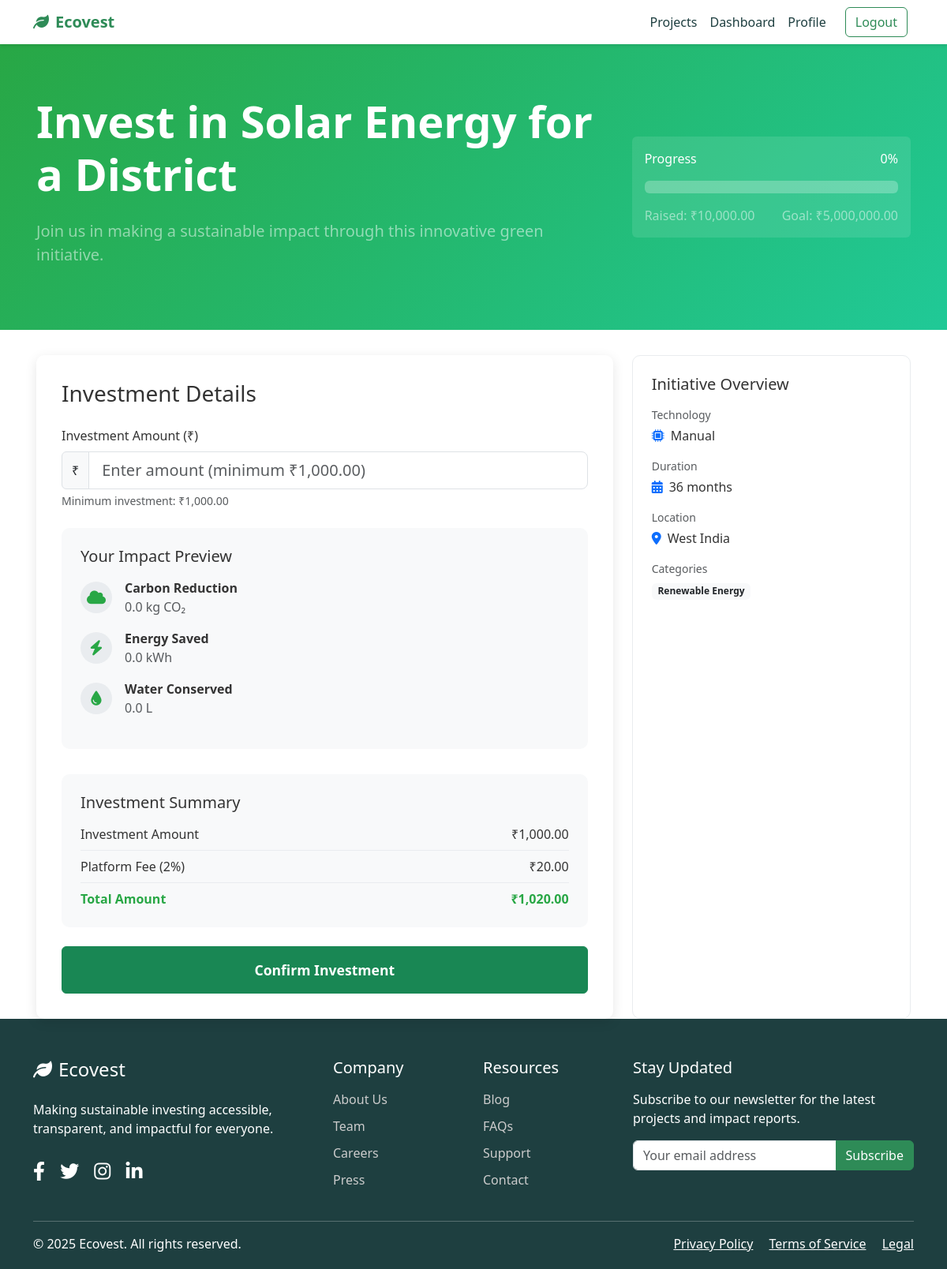
/investments/invest/38/ (signed in), run on an earlier commit of the app's database.
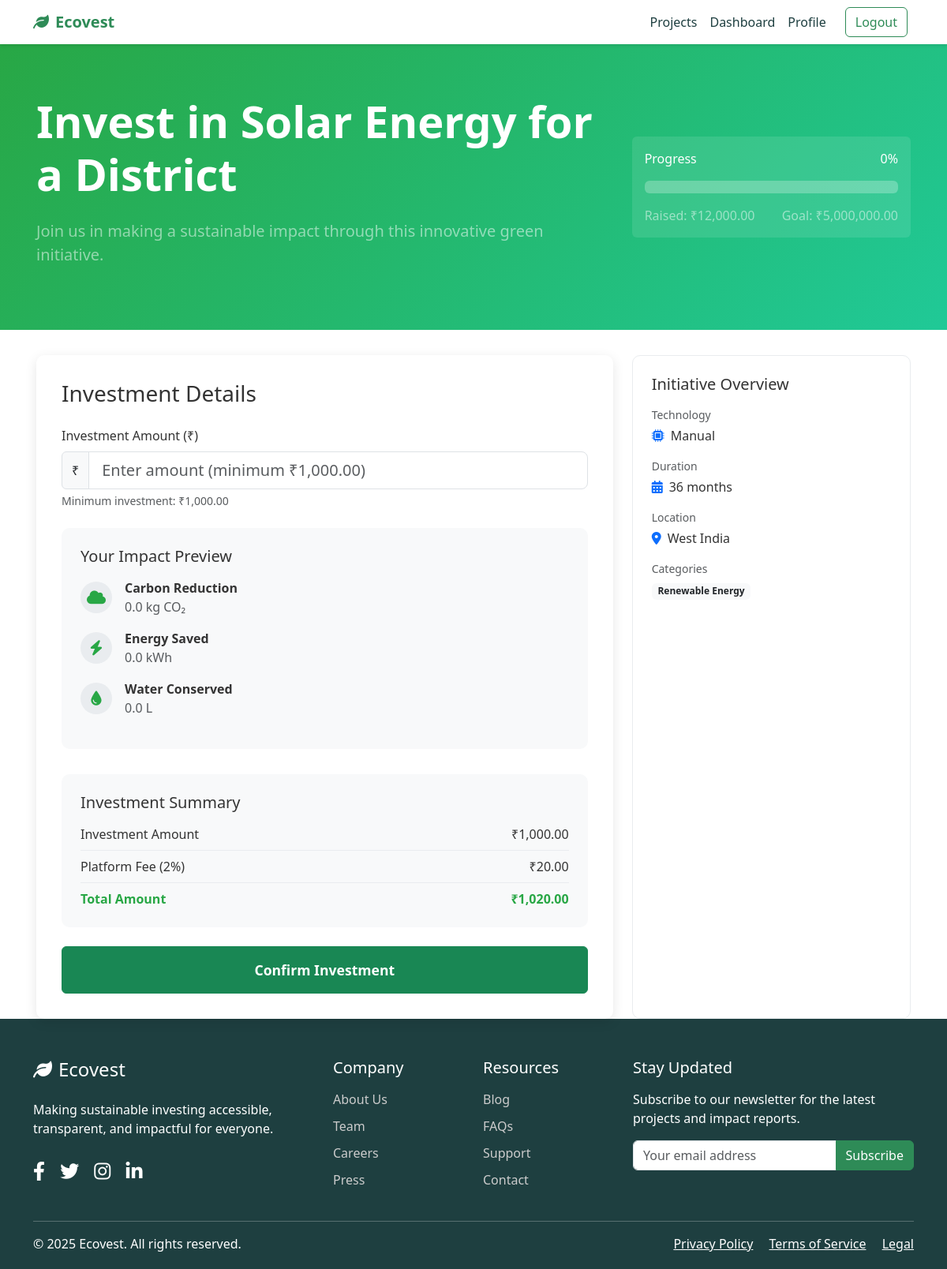
And on a later commit of the database.
### initiatives/models.py (models this page shows, shortened)
class Initiative(models.Model):
    STATUS_CHOICES = [
        ('draft', 'Draft'),
        ('active', 'Active'),
        ('funded', 'Funded'),
        ('completed', 'Completed'),
        ('cancelled', 'Cancelled')
    ]
    LOCATION_CHOICES = [
        ('North India', 'North India'),
        ('South India', 'South India'),
        ('East India', 'East India'),
        ('West India', 'West India'),
    ]
    TECHNOLOGY_CHOICES = [
        ('Solar', 'Solar'),
        ('Wind', 'Wind'),
        ('Hydro', 'Hydro'),
        ('Organic', 'Organic'),
        ('Mechanical', 'Mechanical'),
        ('Chemical', 'Chemical'),
        ('Biofuel', 'Biofuel'),
        ('EV', 'EV'),
        ('Manual', 'Manual'),
        ('AI', 'AI')
    ]
    RISK_CHOICES = [
        ('low', 'Low Risk'),
        ('medium', 'Medium Risk'),
        ('high', 'High Risk')
    ]
    title = models.CharField(max_length=200)
    description = models.TextField()
    categories = models.ManyToManyField(Category, related_name='initiatives')
    image = models.ImageField(upload_to='initiatives/', null=True, blank=True)
    status = models.CharField(max_length=20, choices=STATUS_CHOICES, default='draft')
    location = models.CharField(max_length=100)
    technology_type = models.CharField(max_length=20, choices=TECHNOLOGY_CHOICES, default='Manual')
    goal_amount = models.DecimalField(max_digits=12, decimal_places=2)
    current_amount = models.DecimalField(max_digits=12, decimal_places=2, default=0)
    created_at = models.DateTimeField(auto_now_add=True)
    updated_at = models.DateTimeField(auto_now=True)
    risk_level = models.CharField(max_length=20, choices=RISK_CHOICES, default='medium')
    duration_months = models.IntegerField(default=12)
    min_investment = models.DecimalField(max_digits=10, decimal_places=2, default=1000)
    max_investment = models.DecimalField(max_digits=12, decimal_places=2, null=True, blank=True)
    roi_estimate = models.DecimalField(max_digits=5, decimal_places=2, default=0)
    carbon_reduction_per_investment = models.FloatField(default=0)
    energy_savings_per_investment = models.FloatField(default=0)
    water_savings_per_investment = models.FloatField(default=0)
    carbon_impact = models.FloatField(default=0)  # CO2 reduction in kg
    energy_impact = models.FloatField(default=0)  # Energy saved in kWh
    water_impact = models.FloatField(default=0)   # Water saved in liters
    project_scale = models.IntegerField(
        choices=[
            (1, 'Small'),
            (2, 'Medium'),
            (3, 'Large'),
            (4, 'Very Large'),
            (5, 'Enterprise')
        ],
        default=3
    )
    def calculate_risk_score(self):
        analyzer = PortfolioAnalyzer()
        return analyzer.calculate_risk_score(self)
    def get_risk_label(self):
        analyzer = PortfolioAnalyzer()
        return analyzer.get_risk_label(self.calculate_risk_score())
    def get_progress_percentage(self):
        if self.goal_amount == 0:
            return 0
        return (self.current_amount / self.goal_amount) * 100
    class Meta:
        ordering = ['-created_at']

### investments/views.py (the view, shortened to what this page needs)
# urls.py: path('invest/<int:pk>/', views.invest_initiative, name='invest_initiative'),
@login_required
def invest_initiative(request, pk):
    initiative = get_object_or_404(Initiative, pk=pk)
    try:
        amount = Decimal(request.POST.get('amount', initiative.min_investment))
        if amount < initiative.min_investment:
            amount = initiative.min_investment
        elif initiative.max_investment and amount > initiative.max_investment:
            amount = initiative.max_investment
    except (ValueError, InvalidOperation):
        amount = initiative.min_investment
    impact_metrics = Investment.calculate_impact_for_amount(initiative, amount)
    context = {
        'initiative': initiative,
        'impact_metrics': impact_metrics,
        'min_investment': initiative.min_investment,
        'max_investment': initiative.max_investment,
        'roi_estimate': initiative.roi_estimate,
        'risk_level': initiative.get_risk_label(),
        'progress_percentage': initiative.get_progress_percentage()
    }
    return render(request, 'investments/invest.html', context)

### investments/portfolio_analyzer.py (called while the page is built)
    def calculate_risk_score(self, initiative):
        base_score = self.SCALE_WEIGHTS.get(initiative.project_scale, 3)
        risk_level_score = self.RISK_LEVEL_WEIGHTS.get(initiative.risk_level, 3)
        final_score = (base_score + risk_level_score) / 2
        return final_score

    def get_risk_label(self, score):
        if score <= 2:
            return 'Low Risk'
        elif score <= 4:
            return 'Medium Risk'
        else:
            return 'High Risk'

### investments/templates/investments/invest.html (shortened to what the changed rows need)
{% extends 'core/base.html' %}
{% load static %}
{% load humanize %}
{% block content %}
<section class="hero">
    <div class="content-wrapper">
        <div class="row align-items-center">
            <div class="col-lg-8">
                <h1 class="display-4 fw-bold mb-4">Invest in {{ initiative.title }}</h1>
                <p class="lead text-white-50">Join us in making a sustainable impact through this innovative green initiative.</p>
            </div>
            <div class="col-lg-4">
                <div class="card bg-white bg-opacity-10 border-0">
                    <div class="card-body">
                        <div class="d-flex justify-content-between align-items-center mb-3">
                            <span class="text-white">Progress</span>
                            <span class="text-white">{% widthratio initiative.current_amount initiative.goal_amount 100 %}%</span>
                        </div>
                        <div class="d-flex justify-content-between text-white-50">
                            <span>Raised: ₹{{ initiative.current_amount|floatformat:2|intcomma }}</span>
                            <span>Goal: ₹{{ initiative.goal_amount|floatformat:2|intcomma }}</span>
                        </div>
                    </div>
                </div>
            </div>
        </div>
    </div>
</section>
<div class="content-wrapper">
    <div class="row">
        <div class="col-lg-8">
            <div class="investment-form">
                <form method="post" id="investmentForm">
                    <div class="mb-4">
                        <label for="amount" class="form-label">Investment Amount (₹)</label>
                        <div class="input-group">
                            <span class="input-group-text">₹</span>
                            <input type="number" class="form-control form-control-lg" id="amount" name="amount"
                                   min="{{ min_investment }}" max="{% if max_investment %}{{ max_investment }}{% endif %}"
                                   step="100" required
                                   placeholder="Enter amount (minimum ₹{{ min_investment|intcomma }})">
                        </div>
                        <div class="form-text">Minimum investment: ₹{{ min_investment|intcomma }}{% if max_investment %}, Maximum: ₹{{ max_investment|intcomma }}{% endif %}</div>
                    </div>
                </form>
            </div>
        </div>
        <div class="col-lg-4">
            <div class="info-card mb-4">
                <div class="mb-3">
                    <small class="text-muted d-block mb-1">Technology</small>
                    <div class="d-flex align-items-center">
                        <i class="fas fa-microchip text-primary me-2"></i>
                        {{ initiative.technology_type }}
                    </div>
                </div>
                <div class="mb-3">
                    <small class="text-muted d-block mb-1">Duration</small>
                    <div class="d-flex align-items-center">
                        <i class="fas fa-calendar-alt text-primary me-2"></i>
                        {{ initiative.duration_months }} months
                    </div>
                </div>
                <div class="mb-3">
                    <small class="text-muted d-block mb-1">Location</small>
                    <div class="d-flex align-items-center">
                        <i class="fas fa-map-marker-alt text-primary me-2"></i>
                        {{ initiative.location }}
                    </div>
                </div>
            </div>
        </div>
    </div>
</div>
{% endblock %}

What changed in the data, as far as the page shows it:
changed Initiative "Solar Energy for a District": current_amount "10,000.00" → "12,000.00"
